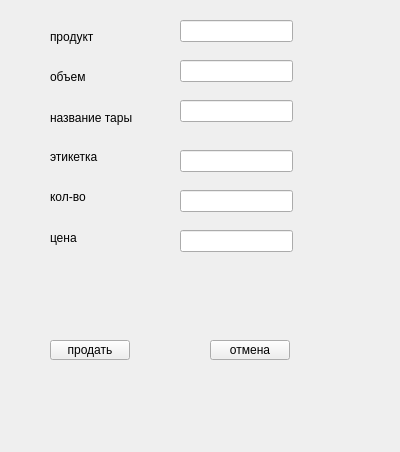
<?xml version="1.0" encoding="UTF-8"?>
<ui version="4.0">
 <class>Form</class>
 <widget class="QWidget" name="Form">
  <property name="geometry">
   <rect>
    <x>0</x>
    <y>0</y>
    <width>400</width>
    <height>452</height>
   </rect>
  </property>
  <property name="windowTitle">
   <string>Form</string>
  </property>
  <widget class="QLabel" name="label">
   <property name="geometry">
    <rect>
     <x>50</x>
     <y>30</y>
     <width>49</width>
     <height>14</height>
    </rect>
   </property>
   <property name="text">
    <string>продукт</string>
   </property>
  </widget>
  <widget class="QLabel" name="label_2">
   <property name="geometry">
    <rect>
     <x>50</x>
     <y>70</y>
     <width>49</width>
     <height>14</height>
    </rect>
   </property>
   <property name="text">
    <string>объем</string>
   </property>
  </widget>
  <widget class="QLabel" name="label_3">
   <property name="geometry">
    <rect>
     <x>50</x>
     <y>110</y>
     <width>101</width>
     <height>16</height>
    </rect>
   </property>
   <property name="text">
    <string>название тары</string>
   </property>
  </widget>
  <widget class="QLabel" name="label_4">
   <property name="geometry">
    <rect>
     <x>50</x>
     <y>150</y>
     <width>49</width>
     <height>14</height>
    </rect>
   </property>
   <property name="text">
    <string>этикетка</string>
   </property>
  </widget>
  <widget class="QLabel" name="label_5">
   <property name="geometry">
    <rect>
     <x>50</x>
     <y>190</y>
     <width>49</width>
     <height>14</height>
    </rect>
   </property>
   <property name="text">
    <string>кол-во</string>
   </property>
  </widget>
  <widget class="QLabel" name="label_6">
   <property name="geometry">
    <rect>
     <x>50</x>
     <y>230</y>
     <width>81</width>
     <height>16</height>
    </rect>
   </property>
   <property name="text">
    <string>цена</string>
   </property>
  </widget>
  <widget class="QLineEdit" name="product_edit">
   <property name="geometry">
    <rect>
     <x>180</x>
     <y>20</y>
     <width>113</width>
     <height>22</height>
    </rect>
   </property>
  </widget>
  <widget class="QLineEdit" name="container_volume_edit">
   <property name="geometry">
    <rect>
     <x>180</x>
     <y>60</y>
     <width>113</width>
     <height>22</height>
    </rect>
   </property>
  </widget>
  <widget class="QLineEdit" name="container_name_edit">
   <property name="geometry">
    <rect>
     <x>180</x>
     <y>100</y>
     <width>113</width>
     <height>22</height>
    </rect>
   </property>
  </widget>
  <widget class="QLineEdit" name="mark_name_edit">
   <property name="geometry">
    <rect>
     <x>180</x>
     <y>150</y>
     <width>113</width>
     <height>22</height>
    </rect>
   </property>
  </widget>
  <widget class="QLineEdit" name="count">
   <property name="geometry">
    <rect>
     <x>180</x>
     <y>190</y>
     <width>113</width>
     <height>22</height>
    </rect>
   </property>
  </widget>
  <widget class="QLineEdit" name="price_edit">
   <property name="geometry">
    <rect>
     <x>180</x>
     <y>230</y>
     <width>113</width>
     <height>22</height>
    </rect>
   </property>
  </widget>
  <widget class="QPushButton" name="btnOK">
   <property name="geometry">
    <rect>
     <x>50</x>
     <y>340</y>
     <width>80</width>
     <height>20</height>
    </rect>
   </property>
   <property name="text">
    <string>продать</string>
   </property>
  </widget>
  <widget class="QPushButton" name="btnExit">
   <property name="geometry">
    <rect>
     <x>210</x>
     <y>340</y>
     <width>80</width>
     <height>20</height>
    </rect>
   </property>
   <property name="text">
    <string>отмена</string>
   </property>
  </widget>
 </widget>
 <resources/>
 <connections/>
</ui>
